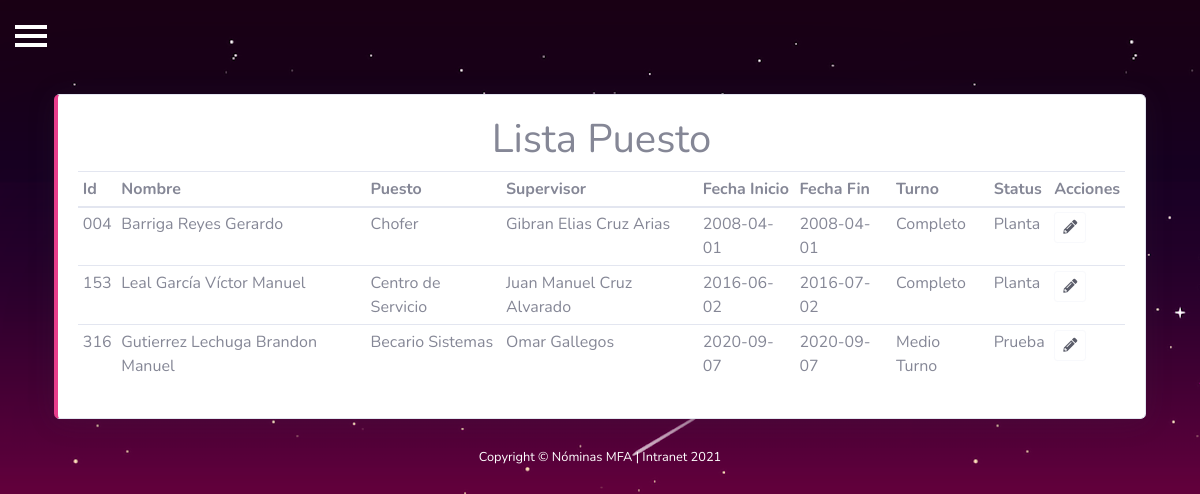
The app's page /listaPuesto.php with its own data.
### tables this page shows
CREATE TABLE `tab_puesto` (
  `id_empleado` varchar(5) NOT NULL DEFAULT '0',
  `puesto` varchar(50) NOT NULL DEFAULT 'SIN ASIGNAR',
  `nombre_supervisor` varchar(100) NOT NULL DEFAULT 'SIN ASIGNAR',
  `fecha_contrato` date DEFAULT NULL,
  `fecha_fin_contrato` date DEFAULT NULL,
  `edificio_agencia` varchar(100) NOT NULL DEFAULT 'SIN ASIGNAR',
  `turno` varchar(25) NOT NULL DEFAULT 'SIN ASIGNAR',
  `status` varchar(25) NOT NULL DEFAULT 'SIN ASIGNAR',
  `nuevo_contrato` date DEFAULT NULL,
  PRIMARY KEY (`id_empleado`)
);

### listaPuesto.php (the view, shortened to what this page needs)
<?php
include("assets/controler/conexion.php"); ?>
<!DOCTYPE html>
<html lang="es">
<head>
    <?php include("assets/common/header.php"); ?>
</head>
<body id="page-top">
    <div id="wrapper">
        <?php include("assets/common/topbar.php"); ?>
        <div id="page-content-wrapper">
            <br>
            <div class="container">
                <div class="card border-left-pink shadow ">
                    <div class="card-body">
                        <h1>
                            <center>Lista Puesto</center>
                        </h1>
                        <div class="table-responsive">
                            <table class="table table-hover table-sm" id="dataTableCliente" width="100%" cellspacing="0">
                                <thead>
                                    <tr>
                                        <th>Id</th>
                                        <th>Nombre</th>
                                        <th>Puesto</th>
                                        <th>Supervisor</th>
                                        <th>Fecha Inicio</th>
                                        <th>Fecha Fin</th>
                                        <th>Turno</th>
                                        <th>Status </th>
                                        <th>Acciones</th>
                                    </tr>
                                </thead>
                                <tbody>
                                    <?php
                                    $queryEmpleado = "SELECT id_empleado, puesto, nombre_supervisor, fecha_contrato, fecha_fin_contrato, turno, status FROM tab_puesto";
                                    $rsEmpleado = mysqli_query($con, $queryEmpleado) or die("Error de consulta");
                                    while ($Empleado = mysqli_fetch_array($rsEmpleado)) {
                                        $queryNombre = "SELECT concat(apellido_pat_empleado, ' ', apellido_mat_empleado, ' ', nombre_empleado) AS nom_empleado FROM tab_empleado WHERE id_empleado = '" . $Empleado['id_empleado'] . "'";
                                        $rsNombre = mysqli_query($con, $queryNombre) or die("Error de consulta");
                                        $Nombre = mysqli_fetch_array($rsNombre);
                                        echo "
                                            <tr>
                                                <td>" . $Empleado['id_empleado'] . "</td>
                                                <td>" . $Nombre['nom_empleado'] . "</td>
                                                <td>" . $Empleado['puesto'] . "</td>
                                                <td>" . $Empleado['nombre_supervisor'] . "</td>
                                                <td>" . $Empleado['fecha_contrato'] . "</td>
                                                <td>" . $Empleado['fecha_fin_contrato'] . "</td>
                                                <td>" . $Empleado['turno'] . "</td>
                                                <td>" . $Empleado['status'] . "</td>
                                                <td><button type='button' class='btn btn-outline-light text-dark btn-sm BtnCliente' data-toggle='modal' data-target='#modalCliente'value=" . $Empleado['id_empleado'] . ">
                                                <i class='fas fa-pencil-alt'></i></button></td>
                                            </tr>
                                        ";
                                    } ?>
                                </tbody>
                            </table>
                        </div>
                    </div>
                </div>
            </div>
            <?php include("assets/common/foter.php"); ?>
        </div>
    </div>
</body>
</html>

### assets/css/code.css (style rules this page uses)
* { margin: 0; padding: 0; box-sizing: border-box; }

### assets/css/style.css (style rules this page uses)
body { position: relative; overflow-x: hidden; background-image: url("../img/Fondo/wallpaper.png"); background-attachment: fixed; }
body, html { height: 100%; }
#wrapper { padding-left: 0; -webkit-transition: all 0.5s ease; -moz-transition: all 0.5s ease; -o-transition: all 0.5s ease; transition: all 0.5s ease; }
#page-content-wrapper { width: 100%; padding-top: 70px; }

### records on screen
tab_puesto: id_empleado "004", nom_empleado "Barriga Reyes Gerardo", puesto "Chofer", nombre_supervisor "Gibran Elias Cruz Arias", fecha_contrato "2008-04-01", fecha_fin_contrato "2008-04-01", turno "Completo", status "Planta"
tab_puesto: id_empleado "153", nom_empleado "Leal García Víctor Manuel", puesto "Centro de Servicio", nombre_supervisor "Juan Manuel Cruz Alvarado", fecha_contrato "2016-06-02", fecha_fin_contrato "2016-07-02", turno "Completo", status "Planta"
tab_puesto: id_empleado "316", nom_empleado "Gutierrez Lechuga Brandon Manuel", puesto "Becario Sistemas", nombre_supervisor "Omar Gallegos", fecha_contrato "2020-09-07", fecha_fin_contrato "2020-09-07", turno "Medio Turno", status "Prueba"
